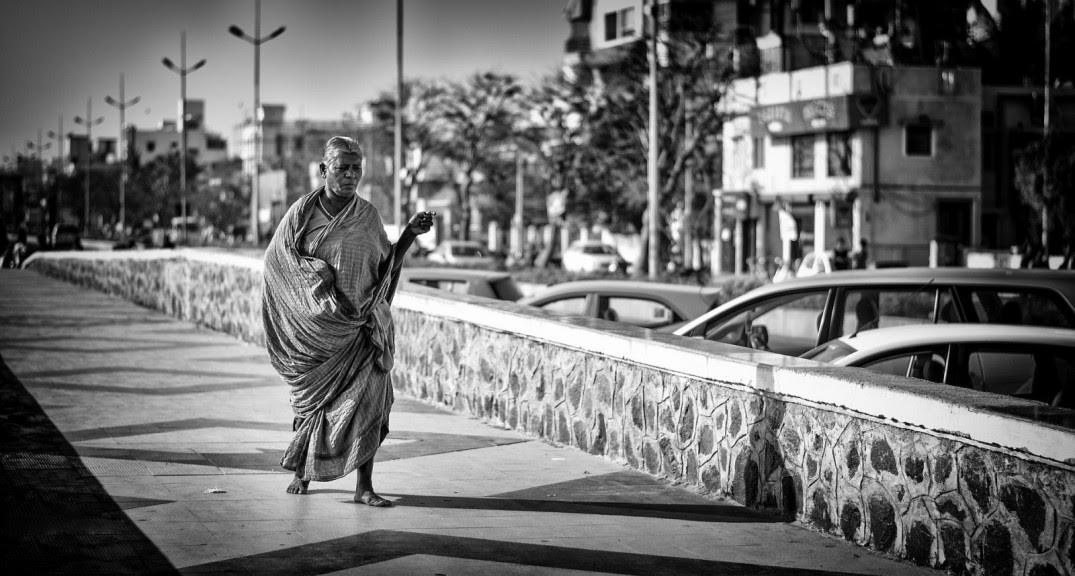
%> input picture Matlab/image.jpg, 1075 x 576 px
$ octave --eval "result = compare_ver2('image.jpg');"   (GNU Octave 9; MATLAB toolbox functions it lacks are replaced by stand-ins)
%> lines starting %> are read from the running program, lines starting %| are printed output that depends on the picture
function answer = compare_ver2(picName)
%> called with picName = 'image.jpg'
I=imread(picName);
%> I is the input picture: size 576x1075x3 uint8; min 0, max 255, mean 108.6
imshow(I);
igr=rgb2gray(I);
p = sum(igr)
%> p = 1075 values, max 100615 at index 254, min 12675 at index 1075, mean 62533.9
y = smooth(p, 7)
%> y = 1075 values, max 96749.3 at index 253, min 12675 at index 1075, mean 62531.9
plot(y)
y = diff(y)
%> y = 1074 values, max 4412.3 at index 648, min -4239.7 at index 655, mean -7.37
y(1:7) = 0

y_max = max(y)
%> y_max = 4412.3
for n=1:length(y)
    if y(n) == y_max
        x_max = return_x(y,y_max)
    end
end
%> after the loop, x_max = 648
y_min=min(y)
%> y_min = -4239.7
for n=1:length(y)
    if y(n) == y_min
        x_min = return_x(y,y_min)
    end
end
%> after the loop, x_min = 655
fileID = fopen('myfile.txt','w');
answer = x_min - x_max
%> answer = 7
%> `result = compare_ver2('image.jpg');`:
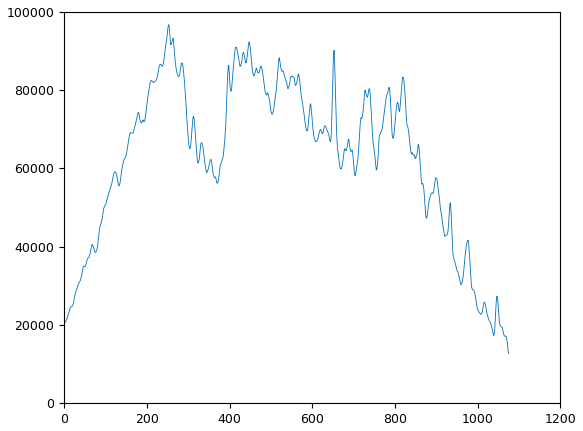
%> figure redrawn from the program's plot data; curve peaks at x = 253, y = 96749.3

fprintf(fileID,'%d\n',answer);
fclose(fileID);

$ run again, on Matlab/compare_temp.png
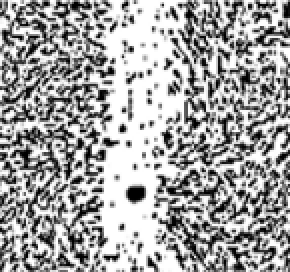
%> input picture Matlab/compare_temp.png, 145 x 136 px (shown 2 times larger)
%> in compare_ver2, I is the input picture: size 136x145x3 uint8; min 0, max 255, mean 163.7
%> p = 145 values, max 32554 at index 61, min 16117 at index 144, mean 22264.3
%> in compare_ver2, `y = smooth(p, 7)`: y = 145 values, max 31341.7 at index 74, min 17817.7 at index 144, mean 22270.5
%> in compare_ver2, `y = diff(y)`: y = 144 values, max 1861.3 at index 144, min -2321 at index 1, mean -15.67
%> y_max = 1861.3
%> after the loop in compare_ver2, `for n=1:length(y)`: x_max = 144
%> y_min = -1792.1
%> after the loop in compare_ver2, `for n=1:length(y)`: x_min = 143
%> answer = -1
%> `result = compare_ver2('image.jpg');`:
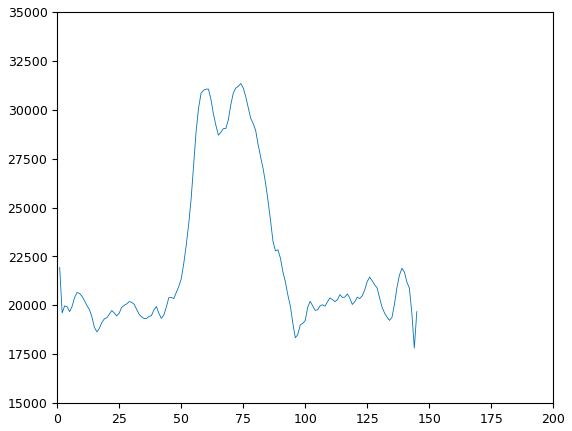
%> figure redrawn from the program's plot data; curve peaks at x = 74, y = 31341.7
